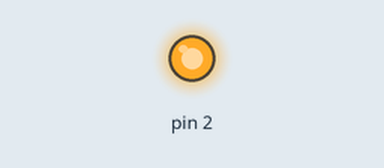
Bench run of a sketch on a simulated Arduino Uno, built with avr-gcc and run on an emulated ATmega328P. On the bench: output pins drawn as LEDs (lit = HIGH).

Above: at 2.0 s.
At 8.12 s:
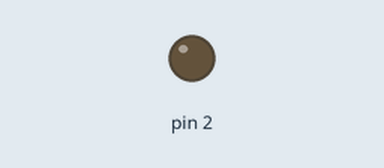
Timing chart, 0 to 8.8 s (numbered marks = the images above):
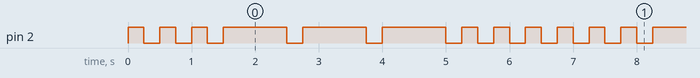

The sketch:

morse.ino
```cpp
#include "Morse.h"

Morse pinMorse(2);


void setup() {
  Serial.begin(9600);
}

void loop() {
  pinMorse.dot();pinMorse.dot();pinMorse.dot();
  pinMorse.dash();pinMorse.dash();pinMorse.dash();
  pinMorse.dot();pinMorse.dot();pinMorse.dot();
}
```

Morse.cpp
```cpp
#include "Morse.h"


Morse::Morse(int pin)
{
  pinMode(pin, OUTPUT);
  _pin = pin;
}

void Morse::dot()
{
  digitalWrite(_pin, HIGH);
  delay(250);
  digitalWrite(_pin, LOW);
  delay(250);
}

void Morse::dash()
{
  digitalWrite(_pin, HIGH);
  delay(1000);
  digitalWrite(_pin, LOW);
  delay(250);
}
```

Morse.h
```cpp
#ifndef Morse_h

#define Morse_h
#include <Arduino.h>

class Morse
{
  public:
    Morse(int pin);
    void dot();
    void dash();

   private:
    int _pin;
};
#endif
```

Measured:
- by itself, pin 2: repeats every 6.8 s: 2 × (LOW 0.25 s, HIGH 0.25 s), 3 × (LOW 0.25 s, HIGH 1.0 s), 4 × (LOW 0.25 s, HIGH 0.25 s)
- by itself, everything shown: repeats every 6.8 s, in 18 steps
